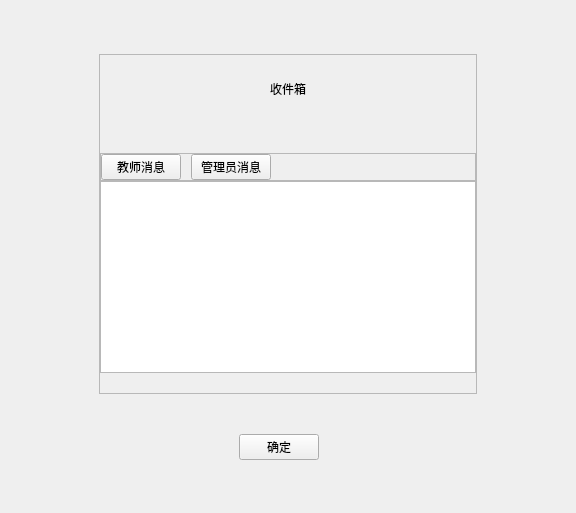
<?xml version="1.0" encoding="UTF-8"?>
<ui version="4.0">
 <class>RbInbox</class>
 <widget class="QWidget" name="RbInbox">
  <property name="geometry">
   <rect>
    <x>0</x>
    <y>0</y>
    <width>576</width>
    <height>513</height>
   </rect>
  </property>
  <property name="minimumSize">
   <size>
    <width>0</width>
    <height>0</height>
   </size>
  </property>
  <property name="windowTitle">
   <string>SimLaparo</string>
  </property>
  <layout class="QHBoxLayout" name="horizontalLayout" stretch="0,0,0">
   <property name="spacing">
    <number>0</number>
   </property>
   <property name="leftMargin">
    <number>0</number>
   </property>
   <property name="topMargin">
    <number>0</number>
   </property>
   <property name="rightMargin">
    <number>0</number>
   </property>
   <property name="bottomMargin">
    <number>0</number>
   </property>
   <item>
    <spacer name="horizontalSpacer_3">
     <property name="orientation">
      <enum>Qt::Horizontal</enum>
     </property>
     <property name="sizeHint" stdset="0">
      <size>
       <width>184</width>
       <height>20</height>
      </size>
     </property>
    </spacer>
   </item>
   <item>
    <layout class="QVBoxLayout" name="verticalLayout">
     <property name="spacing">
      <number>0</number>
     </property>
     <item>
      <spacer name="verticalSpacer">
       <property name="orientation">
        <enum>Qt::Vertical</enum>
       </property>
       <property name="sizeHint" stdset="0">
        <size>
         <width>20</width>
         <height>40</height>
        </size>
       </property>
      </spacer>
     </item>
     <item>
      <widget class="QFrame" name="inbox_frame">
       <property name="frameShape">
        <enum>QFrame::StyledPanel</enum>
       </property>
       <property name="frameShadow">
        <enum>QFrame::Raised</enum>
       </property>
       <layout class="QHBoxLayout" name="horizontalLayout_5">
        <property name="spacing">
         <number>0</number>
        </property>
        <property name="leftMargin">
         <number>0</number>
        </property>
        <property name="topMargin">
         <number>0</number>
        </property>
        <property name="rightMargin">
         <number>0</number>
        </property>
        <property name="bottomMargin">
         <number>0</number>
        </property>
        <item>
         <layout class="QVBoxLayout" name="verticalLayout_4">
          <property name="spacing">
           <number>0</number>
          </property>
          <item>
           <spacer name="verticalSpacer_10">
            <property name="orientation">
             <enum>Qt::Vertical</enum>
            </property>
            <property name="sizeType">
             <enum>QSizePolicy::Fixed</enum>
            </property>
            <property name="sizeHint" stdset="0">
             <size>
              <width>198</width>
              <height>25</height>
             </size>
            </property>
           </spacer>
          </item>
          <item>
           <widget class="QLabel" name="inboxLabel">
            <property name="text">
             <string>收件箱</string>
            </property>
            <property name="alignment">
             <set>Qt::AlignCenter</set>
            </property>
           </widget>
          </item>
          <item>
           <spacer name="verticalSpacer_9">
            <property name="orientation">
             <enum>Qt::Vertical</enum>
            </property>
            <property name="sizeType">
             <enum>QSizePolicy::Fixed</enum>
            </property>
            <property name="sizeHint" stdset="0">
             <size>
              <width>198</width>
              <height>55</height>
             </size>
            </property>
           </spacer>
          </item>
          <item>
           <widget class="QFrame" name="sender_frame">
            <property name="minimumSize">
             <size>
              <width>0</width>
              <height>0</height>
             </size>
            </property>
            <property name="frameShape">
             <enum>QFrame::StyledPanel</enum>
            </property>
            <property name="frameShadow">
             <enum>QFrame::Raised</enum>
            </property>
            <layout class="QHBoxLayout" name="horizontalLayout_2">
             <property name="spacing">
              <number>0</number>
             </property>
             <property name="leftMargin">
              <number>0</number>
             </property>
             <property name="topMargin">
              <number>0</number>
             </property>
             <property name="rightMargin">
              <number>0</number>
             </property>
             <property name="bottomMargin">
              <number>0</number>
             </property>
             <item>
              <layout class="QHBoxLayout" name="horizontalLayout_4">
               <property name="spacing">
                <number>0</number>
               </property>
               <item>
                <widget class="QPushButton" name="teaBtn">
                 <property name="text">
                  <string>教师消息</string>
                 </property>
                </widget>
               </item>
               <item>
                <spacer name="horizontalSpacer_8">
                 <property name="orientation">
                  <enum>Qt::Horizontal</enum>
                 </property>
                 <property name="sizeType">
                  <enum>QSizePolicy::Fixed</enum>
                 </property>
                 <property name="sizeHint" stdset="0">
                  <size>
                   <width>10</width>
                   <height>20</height>
                  </size>
                 </property>
                </spacer>
               </item>
               <item>
                <widget class="QPushButton" name="adminBtn">
                 <property name="text">
                  <string>管理员消息</string>
                 </property>
                </widget>
               </item>
               <item>
                <spacer name="horizontalSpacer_7">
                 <property name="orientation">
                  <enum>Qt::Horizontal</enum>
                 </property>
                 <property name="sizeHint" stdset="0">
                  <size>
                   <width>40</width>
                   <height>20</height>
                  </size>
                 </property>
                </spacer>
               </item>
              </layout>
             </item>
            </layout>
           </widget>
          </item>
          <item>
           <widget class="QStackedWidget" name="stackedWidget">
            <property name="currentIndex">
             <number>0</number>
            </property>
            <widget class="QWidget" name="teaPage">
             <layout class="QVBoxLayout" name="verticalLayout_2">
              <property name="spacing">
               <number>0</number>
              </property>
              <property name="leftMargin">
               <number>0</number>
              </property>
              <property name="topMargin">
               <number>0</number>
              </property>
              <property name="rightMargin">
               <number>0</number>
              </property>
              <property name="bottomMargin">
               <number>0</number>
              </property>
              <item>
               <widget class="QTableWidget" name="TeaMessageTableWidget">
                <property name="maximumSize">
                 <size>
                  <width>16777215</width>
                  <height>16777215</height>
                 </size>
                </property>
               </widget>
              </item>
             </layout>
            </widget>
            <widget class="QWidget" name="adminPage">
             <layout class="QVBoxLayout" name="verticalLayout_3">
              <property name="spacing">
               <number>0</number>
              </property>
              <property name="leftMargin">
               <number>0</number>
              </property>
              <property name="topMargin">
               <number>0</number>
              </property>
              <property name="rightMargin">
               <number>0</number>
              </property>
              <property name="bottomMargin">
               <number>0</number>
              </property>
              <item>
               <widget class="QTableWidget" name="adminMessageTableWidget">
                <property name="sizePolicy">
                 <sizepolicy hsizetype="Expanding" vsizetype="Expanding">
                  <horstretch>0</horstretch>
                  <verstretch>0</verstretch>
                 </sizepolicy>
                </property>
                <property name="maximumSize">
                 <size>
                  <width>16777215</width>
                  <height>16777215</height>
                 </size>
                </property>
               </widget>
              </item>
             </layout>
            </widget>
           </widget>
          </item>
          <item>
           <spacer name="verticalSpacer_2">
            <property name="orientation">
             <enum>Qt::Vertical</enum>
            </property>
            <property name="sizeType">
             <enum>QSizePolicy::Expanding</enum>
            </property>
            <property name="sizeHint" stdset="0">
             <size>
              <width>20</width>
              <height>20</height>
             </size>
            </property>
           </spacer>
          </item>
         </layout>
        </item>
       </layout>
      </widget>
     </item>
     <item>
      <spacer name="verticalSpacer_3">
       <property name="orientation">
        <enum>Qt::Vertical</enum>
       </property>
       <property name="sizeType">
        <enum>QSizePolicy::Fixed</enum>
       </property>
       <property name="sizeHint" stdset="0">
        <size>
         <width>28</width>
         <height>40</height>
        </size>
       </property>
      </spacer>
     </item>
     <item>
      <layout class="QHBoxLayout" name="horizontalLayout_6">
       <property name="spacing">
        <number>0</number>
       </property>
       <item>
        <spacer name="horizontalSpacer_5">
         <property name="orientation">
          <enum>Qt::Horizontal</enum>
         </property>
         <property name="sizeHint" stdset="0">
          <size>
           <width>182</width>
           <height>20</height>
          </size>
         </property>
        </spacer>
       </item>
       <item>
        <widget class="QPushButton" name="closeBtn">
         <property name="text">
          <string>确定</string>
         </property>
        </widget>
       </item>
       <item>
        <spacer name="horizontalSpacer_6">
         <property name="orientation">
          <enum>Qt::Horizontal</enum>
         </property>
         <property name="sizeHint" stdset="0">
          <size>
           <width>200</width>
           <height>20</height>
          </size>
         </property>
        </spacer>
       </item>
      </layout>
     </item>
     <item>
      <spacer name="verticalSpacer_11">
       <property name="orientation">
        <enum>Qt::Vertical</enum>
       </property>
       <property name="sizeType">
        <enum>QSizePolicy::Expanding</enum>
       </property>
       <property name="sizeHint" stdset="0">
        <size>
         <width>20</width>
         <height>30</height>
        </size>
       </property>
      </spacer>
     </item>
    </layout>
   </item>
   <item>
    <spacer name="horizontalSpacer_4">
     <property name="orientation">
      <enum>Qt::Horizontal</enum>
     </property>
     <property name="sizeHint" stdset="0">
      <size>
       <width>184</width>
       <height>20</height>
      </size>
     </property>
    </spacer>
   </item>
  </layout>
  <zorder>horizontalSpacer_3</zorder>
  <zorder>horizontalSpacer_4</zorder>
 </widget>
 <resources/>
 <connections/>
</ui>
